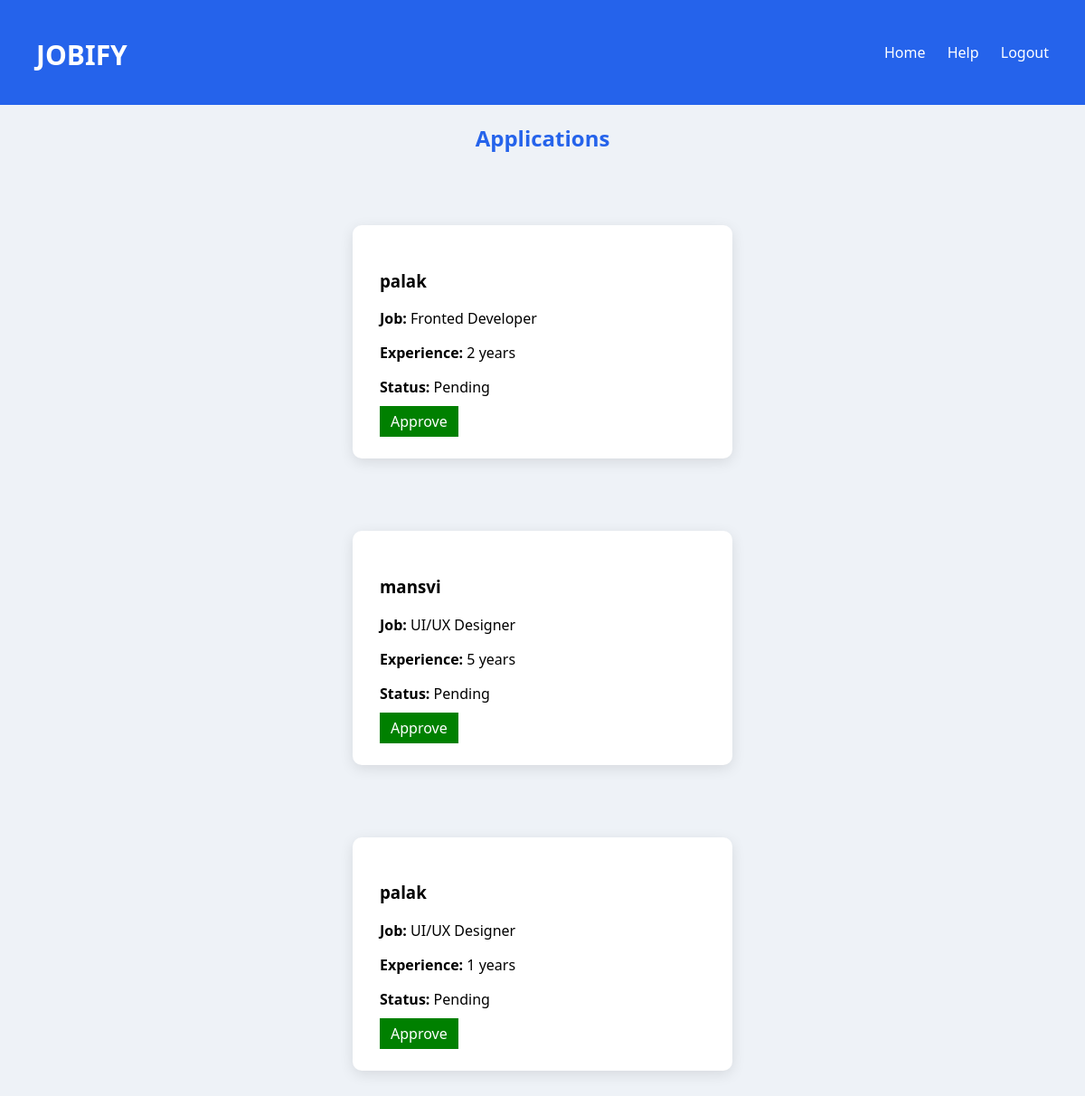
Screenshot of /view-applications/ (signed in) with the database file from the repository.
### portal/models.py (models this page shows, shortened)
class Application(models.Model):
    candidate = models.ForeignKey(Candidate, on_delete=models.CASCADE)
    job = models.ForeignKey(Job, on_delete=models.CASCADE)
    resume = models.FileField(upload_to='resumes/', null=True, blank=True)
    experience = models.IntegerField(null=True, blank=True)
    applied_on = models.DateTimeField(auto_now_add=True)
    status = models.CharField(max_length=20, default="Pending")
    interview_date = models.DateField(null=True, blank=True)
    interview_time = models.TimeField(null=True, blank=True)
    interview_mode = models.CharField(max_length=50, null=True, blank=True)

class Candidate(models.Model):
    name = models.CharField(max_length=100)
    email = models.EmailField()
    password = models.CharField(max_length=100)
    role = models.CharField(max_length=20)

class Job(models.Model):
    title = models.CharField(max_length=200)
    company = models.ForeignKey(Company, on_delete=models.CASCADE)
    location = models.CharField(max_length=200)
    salary = models.CharField(max_length=100, null=True, blank=True)

### portal/views.py (the view)
# urls.py: path('view-applications/', views.view_applications, name='view_applications'),
def view_applications(request):
    company_email = request.session.get('email')
    if not company_email:
        return redirect('login')
    company = Company.objects.filter(email=company_email).first()
    if not company:
        return redirect('login')
    jobs = Job.objects.filter(company=company)
    applications = Application.objects.filter(job__in=jobs)
    return render(request, 'portal/View_applications.html', {
        'applications': applications
    })

### templates/portal/View_applications.html (shortened to what this page needs)
{% load static %}
<!doctype html>
<html>
  <head>
    <link rel="stylesheet" href="{% static 'css/style.css' %}" />
  </head>
  <body>
    <div class="navbar">
      <h2 class="logo">JOBIFY</h2>
      <div class="nav-links">
        <a href="{% url 'company' %}">Home</a>
        <a href="{% url 'help' %}">Help</a>
        <a href="{% url 'logout' %}">Logout</a>
      </div>
    </div>
    <div class="container">
      <h2>Applications</h2>
      {% for app in applications %}
      <div class="card">
        <h3>{{ app.candidate.name }}</h3>
        <p><strong>Job:</strong> {{ app.job.title }}</p>
        <p><strong>Experience:</strong> {{ app.experience }} years</p>
        <p><strong>Status:</strong> {{ app.status }}</p>
        {% if app.status == "Pending" %}
        <a
          href="{% url 'approve_application' app.id %}"
          style="
            color: white;
            background: green;
            padding: 6px 12px;
            text-decoration: none;
          "
        >
          Approve
        </a>
        {% endif %}
      </div>
      {% empty %}
      <p>No applications found.</p>
      {% endfor %}
    </div>
  </body>
</html>

### static/css/style.css (style rules this page uses)
body { margin: 0; font-family: Segoe UI, sans-serif; background: #eef2f7; }
.navbar { background: #2563eb; padding: 15px 40px; display: flex; justify-content: space-between; align-items: center; }
.navbar a { color: white; text-decoration: none; margin-left: 20px; font-weight: 500; }
.logo { color: white; font-size: 30px; font-weight: 600; }
.card { width: 360px; max-width: 90%; margin: 80px auto; background: white; padding: 30px; border-radius: 10px; box-shadow: 0 4px 15px rgba(0, 0, 0, 0.1); }
h2 { text-align: center; margin-bottom: 20px; color: #2563eb; }
.navbar { background: #2563eb; padding: 15px 40px; display: flex; justify-content: space-between; align-items: center; color: white; }
.nav-links a { color: white; margin-left: 20px; text-decoration: none; font-weight: 500; }

### rows the page displays
Application: candidate.name "palak", job "Fronted Developer", experience "2", status "Pending", shows "Approve"
Application: candidate.name "mansvi", job "UI/UX Designer", experience "5", status "Pending", shows "Approve"
Application: candidate.name "palak", job "UI/UX Designer", experience "1", status "Pending", shows "Approve"
